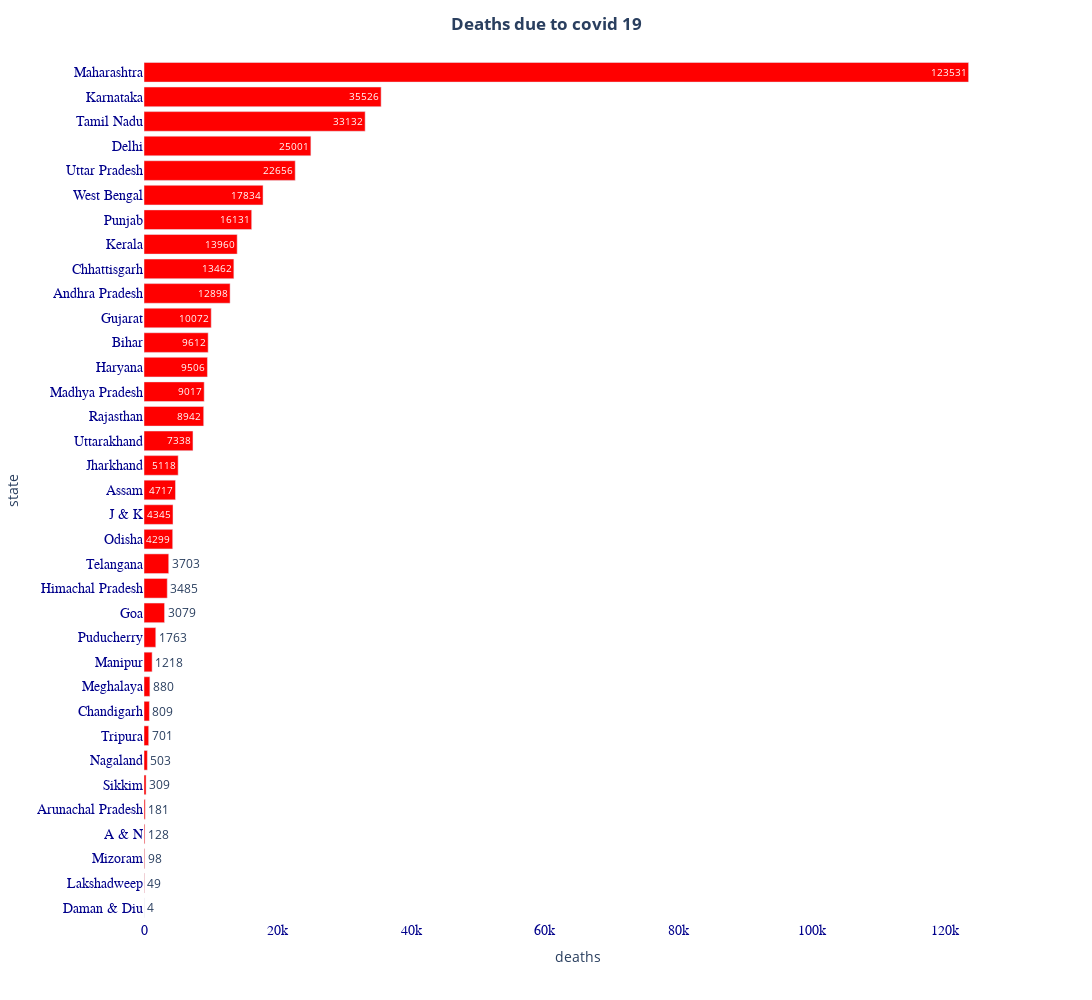

This figure's notebook cell:
### Code cell
deaths = merged.sort_values('deaths', ascending = True)
deaths = deaths[deaths.deaths > 0 ]
lowd = deaths.head(10)
highd = deaths.tail(10)
fig = px.bar(deaths, x="deaths", y="state", orientation='h', text = 'deaths')
fig.update_layout(
    title_text='<b>Deaths due to covid 19<b>',
    title_x=0.5,
    paper_bgcolor='rgb(255,255,255)',
    plot_bgcolor = "rgb(255,255,255)",
    autosize=False,
    width= 1100,
    height=1000)
fig.update_traces(marker_color='red')
fig.update_xaxes(tickfont=dict(family='Rockwell', color='darkblue', size=14))
fig.update_yaxes(tickfont=dict(family='Rockwell', color='darkblue', size=14))
fig.show()

### Figure 1 — Plotly figure (JSON) as saved in the notebook; plotly's stock layout.template omitted (floating-point values rounded to 4 significant figures)
{"data": [{"alignmentgroup": "True", "hovertemplate": "deaths=%{text}<br>state=%{y}<extra></extra>", "legendgroup": "", "marker": {"color": "red"}, "name": "", "offsetgroup": "", "orientation": "h", "showlegend": false, "text": [4, 49, 98, 128, 181, 309, 503, 701, 809, 880, 1218, 1763, 3079, 3485, 3703, 4299, 4345, 4717, 5118, 7338, 8942, 9017, 9506, 9612, 10072, 12898, 13462, 13960, 16131, 17834, 22656, 25001, 33132, 35526, 123531], "textposition": "auto", "type": "bar", "x": [4, 49, 98, 128, 181, 309, 503, 701, 809, 880, 1218, 1763, 3079, 3485, 3703, 4299, 4345, 4717, 5118, 7338, 8942, 9017, 9506, 9612, 10072, 12898, 13462, 13960, 16131, 17834, 22656, 25001, 33132, 35526, 123531], "xaxis": "x", "y": ["Daman & Diu", "Lakshadweep", "Mizoram", "A & N", "Arunachal Pradesh", "Sikkim", "Nagaland", "Tripura", "Chandigarh", "Meghalaya", "Manipur", "Puducherry", "Goa", "Himachal Pradesh", "Telangana", "Odisha", "J & K", "Assam", "Jharkhand", "Uttarakhand", "Rajasthan", "Madhya Pradesh", "Haryana", "Bihar", "Gujarat", "Andhra Pradesh", "Chhattisgarh", "Kerala", "Punjab", "West Bengal", "Uttar Pradesh", "Delhi", "Tamil Nadu", "Karnataka", "Maharashtra"], "yaxis": "y"}], "layout": {"autosize": false, "barmode": "relative", "height": 1000, "legend": {"tracegroupgap": 0}, "margin": {"t": 60}, "paper_bgcolor": "rgb(255,255,255)", "plot_bgcolor": "rgb(255,255,255)", "title": {"text": "<b>Deaths due to covid 19<b>", "x": 0.5}, "width": 1100, "xaxis": {"anchor": "y", "domain": [0, 1], "tickfont": {"color": "darkblue", "family": "Rockwell", "size": 14}, "title": {"text": "deaths"}}, "yaxis": {"anchor": "x", "domain": [0, 1], "tickfont": {"color": "darkblue", "family": "Rockwell", "size": 14}, "title": {"text": "state"}}}}
